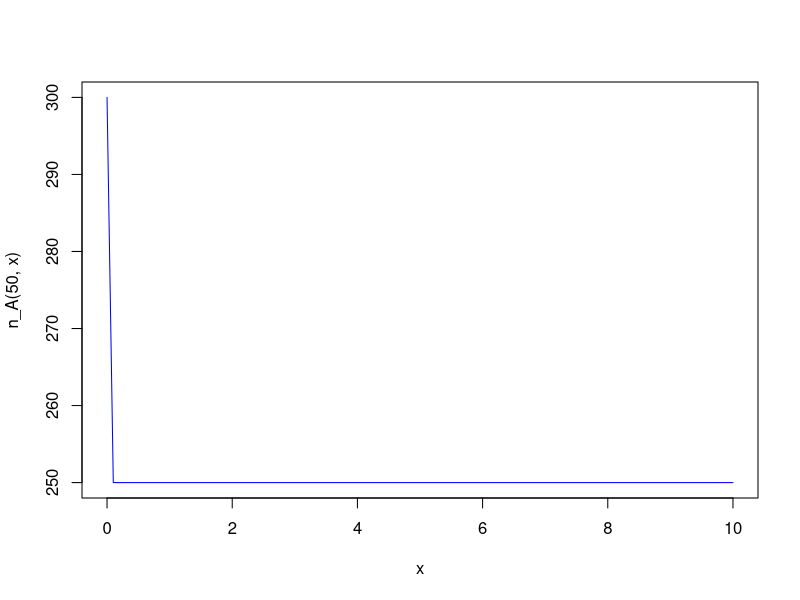
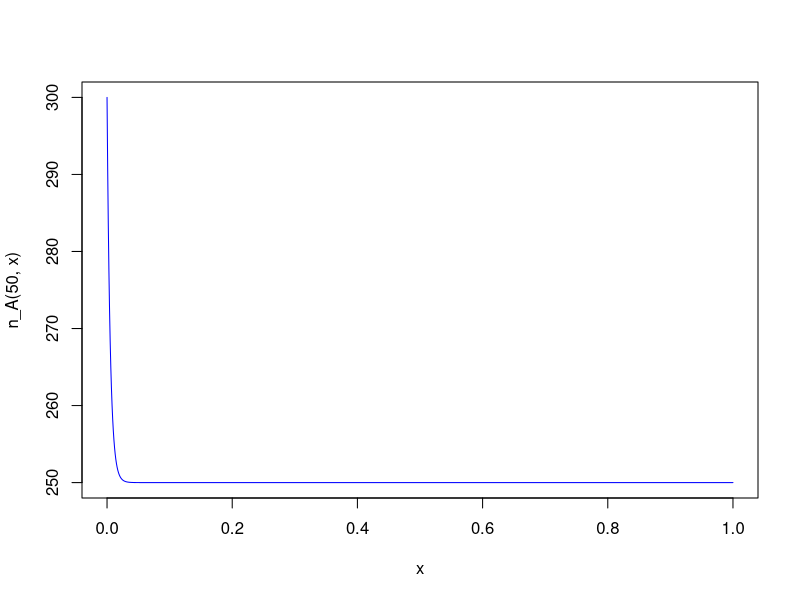
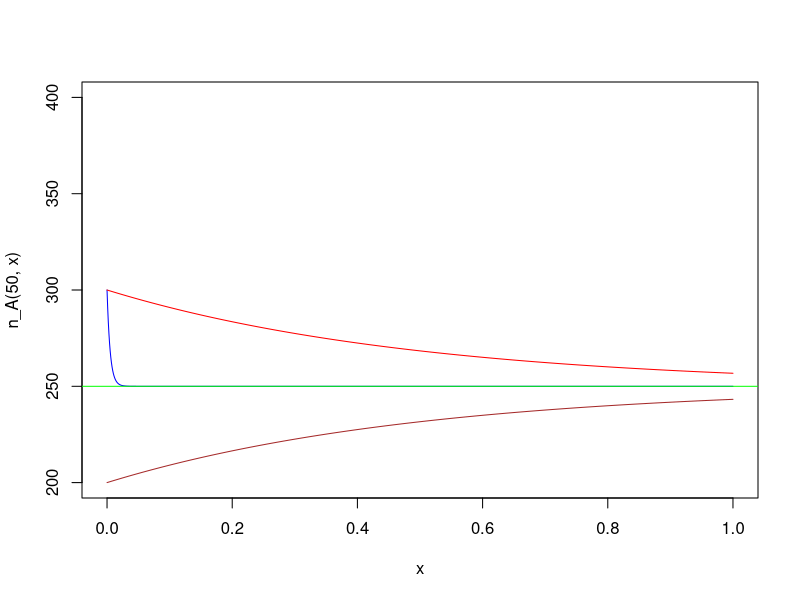
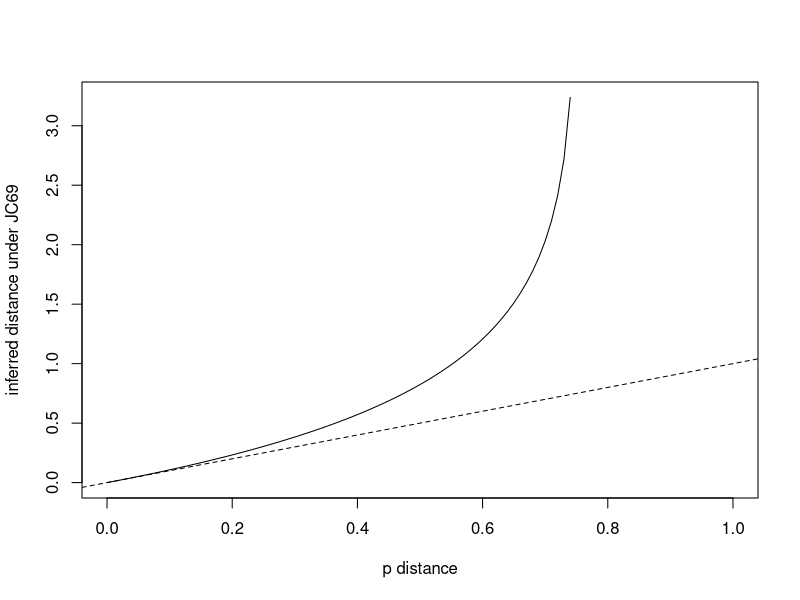
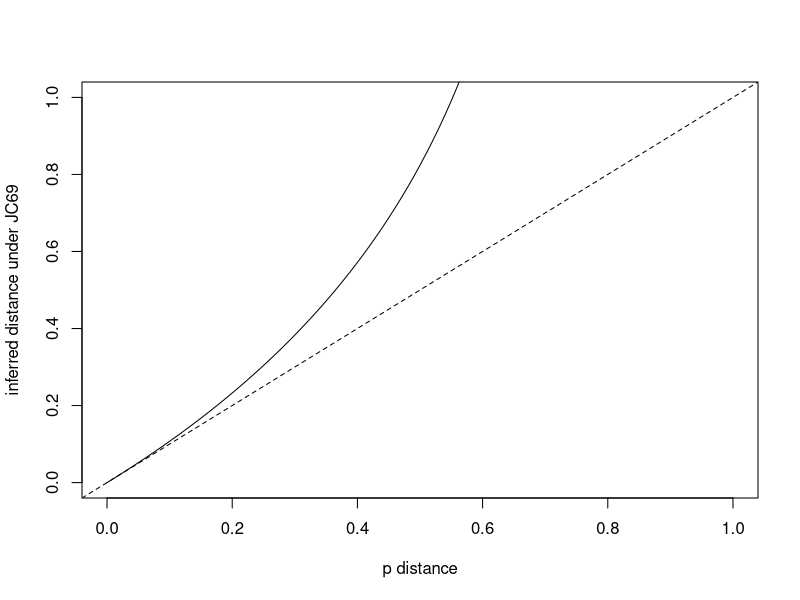
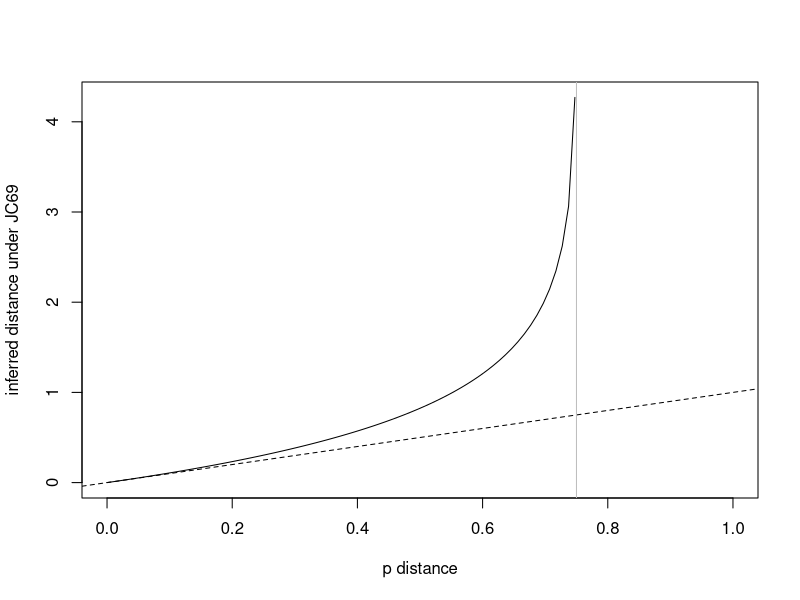

The R source for these figures, in order:
n_A = function(alpha,t) { (n_A_0 - N/4) * exp (-4 * alpha * t) +N/4}
N=1000 ; n_A_0 =300

n_A(alpha=50,t=10.3)

curve(n_A(50,x), from = 0, to = 10, col="blue") # plot of the function from 0-10

curve(n_A(50,x), from = 0, to = 1, n=1000, col="blue") # plot of the function from 0-1, with 1000 points of reference
curve(n_A(50,x), from = 0, to = 1, n=1000, col="blue", ylim=c(200,400)) # plot of the function from 0-1, with 1000 points of reference, between 200 and 400
curve(n_A(0.5,x),  n=1000, col="red", add=T) # add a second plot colored red with a thusand points and with much less alpha of 0.5

abline(h=0.25*N, col="green") # add abline at 0.25*N colored green
# what about C nucleotide
# initially are 200
n_C = function(alpha,t) { (n_C_0 - N/4) * exp (-4 * alpha * t) +N/4}
n_C_0 =200
# plotting the fate of these with instatenoius =0.5
curve(n_C(0.5,x),  n=1000, col="brown", add=T) # add plot of C nucleotide to A nucleotide

# ploting d(estimated distance) as a function of p (observed/edit distance)
JC69_distance= function(p){-3/4 * log(1 - 4/3 *p)}

curve(JC69_distance(x), xlim = c(0,1), xlab ='p distance', ylab='inferred distance under JC69')
abline(a=0, b=1, lty = 2) # 

curve(JC69_distance(x), xlim = c(0,1), ylim = c(0,1), xlab = 'p distance', ylab='inferred distance under JC69')
abline(a=0, b=1, lty = 2)

curve(JC69_distance(x), xlim = c(0,1), n=100, xlab = 'p distance', ylab='inferred distance under JC69')
abline(a=0, b=1, lty = 2)

abline(v=.75, col="grey")

# List the library paths
# The issue is likely to be in the first directory
paths = .libPaths()

## Try and detect bad files
list.files(paths, 
           pattern = "^00LOCK*|*\\.rds$|*\\.RDS$",
           full.names = TRUE)

## List files of size 0
l = list.files(paths, full.names = TRUE)
l[sapply(l, file.size) == 0]
